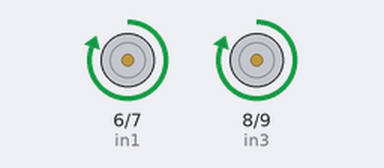
Bench run of a sketch on a simulated Arduino Uno, built with avr-gcc and run on an emulated ATmega328P. Parts: motor-driver pin pairs drawn as motors (green arrow = first pin HIGH = forward, orange = second pin HIGH = backward, longer = more drive).

Above: at 1.0 s.
At 3.0 s:
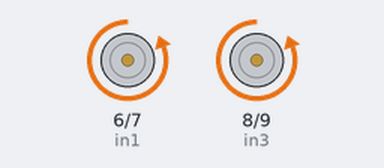
Timing chart, 0 to 5.2 s (numbered marks = the images above):
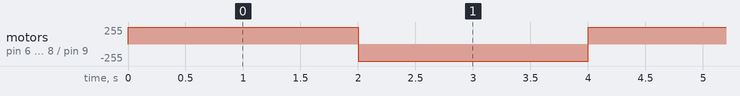

Measured:
- by itself, motor on pin 6 (in1) / pin 7 (in2), motor on pin 8 (in3) / pin 9 (in4): alternates forward 255/255 for 2.0 s and backward 255/255 for 2.0 s

The sketch:

mtr.ino
```cpp
const int in1 = 6;  //IN1
const int in2 = 7;  //IN2
const int in3 = 8;  //IN3
const int in4 = 9;  //IN4

void setup() {
  pinMode(in1, OUTPUT);
  pinMode(in2, OUTPUT);
  pinMode(in3, OUTPUT);
  pinMode(in4, OUTPUT);
  Serial.begin(9600);
}

void loop() {

  // İleri
  digitalWrite(in1, HIGH);
  digitalWrite(in2, LOW);
  digitalWrite(in3, HIGH);
  digitalWrite(in4, LOW);
  delay(2000);

  //GERİ
  digitalWrite(in1, LOW);
  digitalWrite(in2, HIGH);
  digitalWrite(in3, LOW);
  digitalWrite(in4, HIGH);
  delay(2000);

}
```
